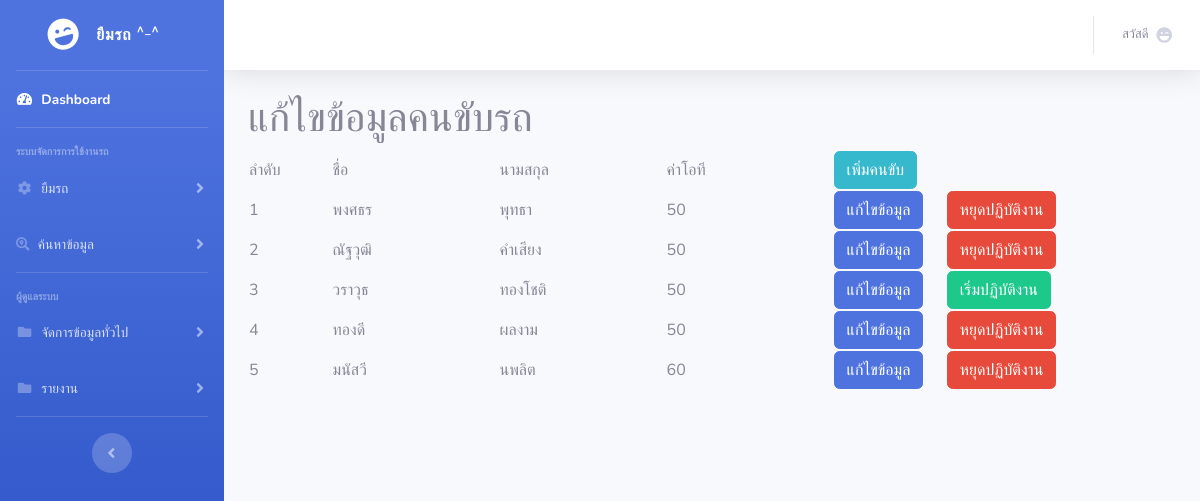
Screenshot of /editdriver.php with the database file from the repository.
### tables this page shows
CREATE TABLE `driver` (
  `DRI_ID` varchar(3) NOT NULL,
  `DRI_NAME` varchar(50) DEFAULT NULL,
  `DRI_LNAME` varchar(50) DEFAULT NULL,
  `OT` varchar(3) NOT NULL,
  `STA` varchar(3) NOT NULL
);

### editdriver.php (the view, shortened to what this page needs)
<?php
include('inc/db.php');
include('header.php');
include('menu.php');
echo '
<h1>แก้ไขข้อมูลคนขับรถ</h1>
';
$sql = "SELECT dri_id , dri_name , dri_lname , OT , sta  FROM driver";
$result = $conn->query($sql);
echo '<table width="90%" border="0">
<tr>
    <td> ลำดับ </td>
    <td> ชื่อ </td>
    <td> นามสกุล </td>
    <td> ค่าโอที</td>
    <td>
    <button type="button" class="btn btn-info" data-toggle="modal" data-target="#exampleModaladd">
    เพิ่มคนขับ
  </button>
  </td>
</tr>
';
$modelnumber = 0;
while ($row = $result->fetch_assoc()) {
    if($row['sta'] != 0){
        echo '
        <tr>
            <td style="width:10%;"> ' . $row['dri_id'] . ' </td>
            <td style="width:20%;"> ' . $row['dri_name'] . ' </td>
            <td style="width:20%;"> ' . $row['dri_lname'] . ' </td>
            <td style="width:20%;"> ' . $row['OT'] . ' </td>
            <td>
            <button type="button" class="btn btn-primary" data-toggle="modal" data-target="#exampleModal' . $modelnumber . '">
            แก้ไขข้อมูล
          </button>
          </td>
          <td>
          <form method="get" action="editdriver2.php">
          <input type="text" name="id_stop" value=' . $row['dri_id'] . ' hidden>
          <button type="submit" class="btn btn-danger">
          หยุดปฏิบัติงาน
        </button>
        </form>
          </td>
        </tr>
        ';
    }else {
            echo '
            <tr>
                <td style="width:10%;"> ' . $row['dri_id'] . ' </td>
                <td style="width:20%;"> ' . $row['dri_name'] . ' </td>
                <td style="width:20%;"> ' . $row['dri_lname'] . ' </td>
                <td style="width:20%;"> ' . $row['OT'] . ' </td>
                <td>
                <button type="button" class="btn btn-primary" data-toggle="modal" data-target="#exampleModal' . $modelnumber . '">
                แก้ไขข้อมูล
              </button>
              </td>
              <td>
              <form method="get" action="editdriver2.php">
              <input type="text" name="id_start" value=' . $row['dri_id'] . ' hidden>
              <button type="submit" class="btn btn-success">
              เริ่มปฏิบัติงาน
            </button>
            </form>
              </td>
            </tr>
            ';
    }
$modelnumber++;
}
echo '
</table>
';
include('footer.php');

### rows the page displays
driver: DRI_ID "1", DRI_NAME "พงศธร", DRI_LNAME "พุทธา", OT "50"
driver: DRI_ID "2", DRI_NAME "ณัฐวุฒิ", DRI_LNAME "คำเสียง", OT "50"
driver: DRI_ID "3", DRI_NAME "วราวุธ", DRI_LNAME "ทองโชติ", OT "50"
driver: DRI_ID "4", DRI_NAME "ทองดี", DRI_LNAME "ผลงาม", OT "50"
driver: DRI_ID "5", DRI_NAME "มนัสวี", DRI_LNAME "นพลิต", OT "60"
